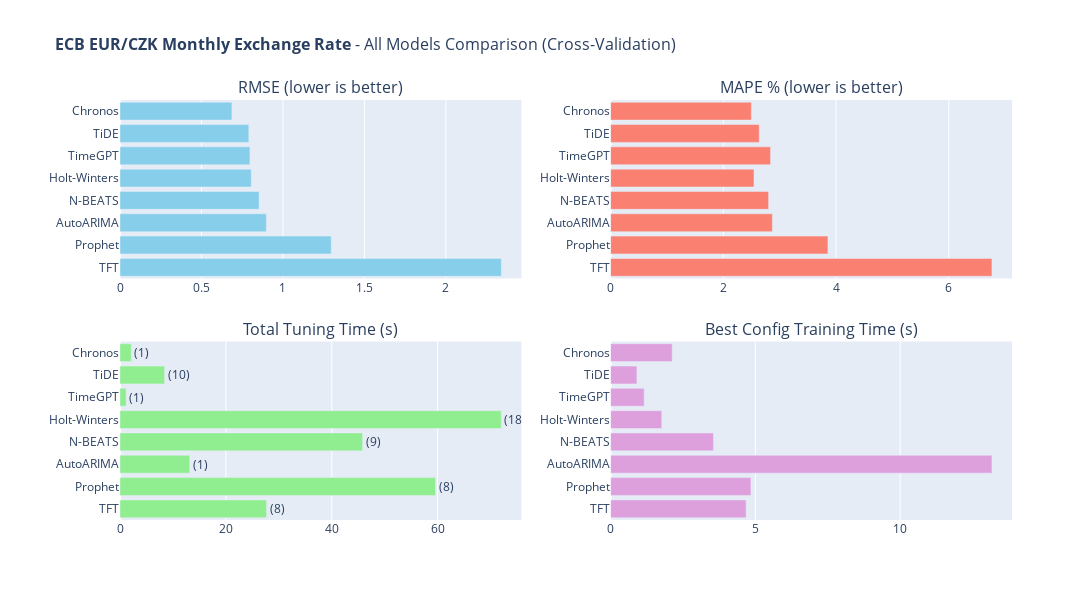

The cell this chart's notebook holds for it:
### Code cell
# 11. All Models Comparison (Interactive)
#
# Summary comparison of all models based on cross-validation metrics.

def create_all_models_comparison(results_dataframe, dataset_name):
    """
    Create interactive bar chart comparison of all models.
    
    Args:
        results_dataframe: DataFrame with model results
        dataset_name: Name for the plot title
    
    Returns:
        Plotly Figure object
    """
    fig = make_subplots(
        rows=2, cols=2,
        subplot_titles=[
            'RMSE (lower is better)', 
            'MAPE % (lower is better)', 
            'Total Tuning Time (s)', 
            'Best Config Training Time (s)'
        ],
        vertical_spacing=0.15, horizontal_spacing=0.1
    )
    
    models = results_dataframe['Model'].tolist()
    
    fig.add_trace(go.Bar(
        y=models, x=results_dataframe['RMSE'], orientation='h',
        marker_color='skyblue', 
        hovertemplate='<b>%{y}</b><br>RMSE: %{x:.4f}<extra></extra>'
    ), row=1, col=1)
    
    fig.add_trace(go.Bar(
        y=models, x=results_dataframe['MAPE'], orientation='h',
        marker_color='salmon', 
        hovertemplate='<b>%{y}</b><br>MAPE: %{x:.2f}%<extra></extra>'
    ), row=1, col=2)
    
    fig.add_trace(go.Bar(
        y=models, x=results_dataframe['Tuning Time (s)'], orientation='h',
        marker_color='lightgreen', 
        text=[f"({c})" for c in results_dataframe['Combinations']],
        textposition='outside', 
        hovertemplate='<b>%{y}</b><br>Time: %{x:.2f}s<extra></extra>'
    ), row=2, col=1)
    
    fig.add_trace(go.Bar(
        y=models, x=results_dataframe['Best Config Time (s)'], orientation='h',
        marker_color='plum', 
        hovertemplate='<b>%{y}</b><br>Time: %{x:.2f}s<extra></extra>'
    ), row=2, col=2)
    
    fig.update_layout(
        title=dict(text=f'<b>{dataset_name}</b> - All Models Comparison (Cross-Validation)', font=dict(size=16)),
        width=1700, height=600, showlegend=False, margin=dict(l=120)
    )
    
    for i in range(1, 3):
        for j in range(1, 3):
            fig.update_yaxes(autorange='reversed', row=i, col=j)
    return fig

if 'results_df' in dir() and not results_df.empty:
    fig_comparison = create_all_models_comparison(results_df, DATASET_CONFIG['name'])
    fig_comparison.show()

### Figure 1 — Plotly figure (JSON) as saved in the notebook; plotly's stock layout.template omitted (floating-point values rounded to 4 significant figures)
{"data": [{"hovertemplate": "<b>%{y}</b><br>RMSE: %{x:.4f}<extra></extra>", "marker": {"color": "skyblue"}, "orientation": "h", "type": "bar", "x": [0.6867, 0.7906, 0.7975, 0.8055, 0.8535, 0.8981, 1.296, 2.34], "xaxis": "x", "y": ["Chronos", "TiDE", "TimeGPT", "Holt-Winters", "N-BEATS", "AutoARIMA", "Prophet", "TFT"], "yaxis": "y"}, {"hovertemplate": "<b>%{y}</b><br>MAPE: %{x:.2f}%<extra></extra>", "marker": {"color": "salmon"}, "orientation": "h", "type": "bar", "x": [2.497, 2.636, 2.838, 2.544, 2.803, 2.87, 3.856, 6.765], "xaxis": "x2", "y": ["Chronos", "TiDE", "TimeGPT", "Holt-Winters", "N-BEATS", "AutoARIMA", "Prophet", "TFT"], "yaxis": "y2"}, {"hovertemplate": "<b>%{y}</b><br>Time: %{x:.2f}s<extra></extra>", "marker": {"color": "lightgreen"}, "orientation": "h", "text": ["(1)", "(10)", "(1)", "(18)", "(9)", "(1)", "(8)", "(8)"], "textposition": "outside", "type": "bar", "x": [2.129, 8.43, 1.16, 72.03, 45.83, 13.17, 59.6, 27.68], "xaxis": "x3", "y": ["Chronos", "TiDE", "TimeGPT", "Holt-Winters", "N-BEATS", "AutoARIMA", "Prophet", "TFT"], "yaxis": "y3"}, {"hovertemplate": "<b>%{y}</b><br>Time: %{x:.2f}s<extra></extra>", "marker": {"color": "plum"}, "orientation": "h", "type": "bar", "x": [2.129, 0.9084, 1.16, 1.767, 3.553, 13.17, 4.847, 4.682], "xaxis": "x4", "y": ["Chronos", "TiDE", "TimeGPT", "Holt-Winters", "N-BEATS", "AutoARIMA", "Prophet", "TFT"], "yaxis": "y4"}], "layout": {"annotations": [{"font": {"size": 16}, "showarrow": false, "text": "RMSE (lower is better)", "x": 0.225, "xanchor": "center", "xref": "paper", "y": 1, "yanchor": "bottom", "yref": "paper"}, {"font": {"size": 16}, "showarrow": false, "text": "MAPE % (lower is better)", "x": 0.775, "xanchor": "center", "xref": "paper", "y": 1, "yanchor": "bottom", "yref": "paper"}, {"font": {"size": 16}, "showarrow": false, "text": "Total Tuning Time (s)", "x": 0.225, "xanchor": "center", "xref": "paper", "y": 0.425, "yanchor": "bottom", "yref": "paper"}, {"font": {"size": 16}, "showarrow": false, "text": "Best Config Training Time (s)", "x": 0.775, "xanchor": "center", "xref": "paper", "y": 0.425, "yanchor": "bottom", "yref": "paper"}], "height": 600, "margin": {"l": 120}, "showlegend": false, "title": {"font": {"size": 16}, "text": "<b>ECB EUR/CZK Monthly Exchange Rate</b> - All Models Comparison (Cross-Validation)"}, "width": 1700, "xaxis": {"anchor": "y", "domain": [0, 0.45]}, "xaxis2": {"anchor": "y2", "domain": [0.55, 1]}, "xaxis3": {"anchor": "y3", "domain": [0, 0.45]}, "xaxis4": {"anchor": "y4", "domain": [0.55, 1]}, "yaxis": {"anchor": "x", "autorange": "reversed", "domain": [0.575, 1]}, "yaxis2": {"anchor": "x2", "autorange": "reversed", "domain": [0.575, 1]}, "yaxis3": {"anchor": "x3", "autorange": "reversed", "domain": [0, 0.425]}, "yaxis4": {"anchor": "x4", "autorange": "reversed", "domain": [0, 0.425]}}}
